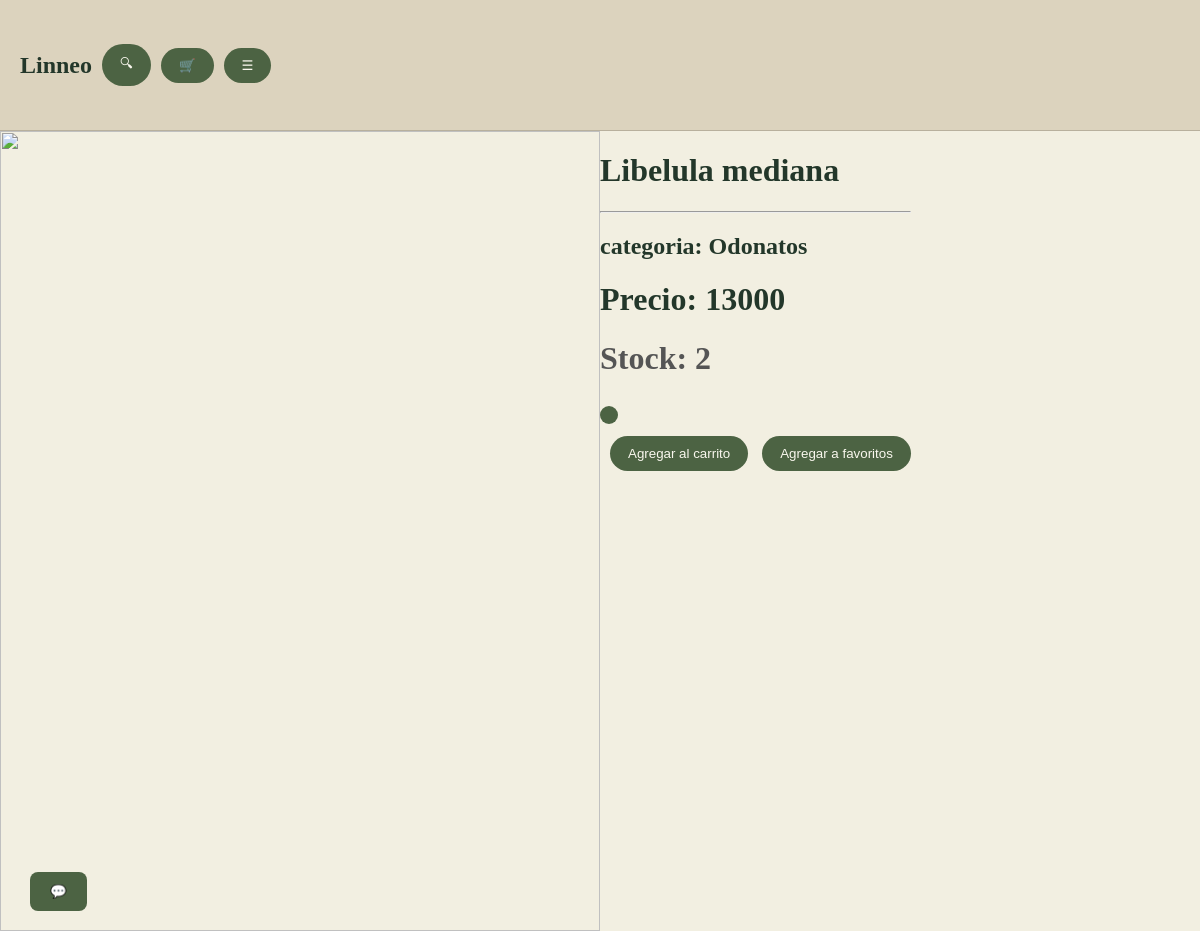
Page /producto/Libelula mediana on the committed database.
### tables this page shows
CREATE TABLE productos (
            codigo TEXT PRIMARY KEY,
            nombre TEXT NOT NULL,
            categoria TEXT NOT NULL DEFAULT '',
            precio_compra INTEGER NOT NULL DEFAULT 0 CHECK(precio_compra >= 0),
            precio_manufactura INTEGER NOT NULL DEFAULT 0 CHECK(precio_manufactura >= 0),
            precio_venta INTEGER NOT NULL CHECK(precio_venta >= 0),
            stock INTEGER NOT NULL DEFAULT 0 CHECK(stock >= 0),
            stock_minimo INTEGER NOT NULL DEFAULT 0 CHECK(stock_minimo >= 0),
            activo INTEGER NOT NULL DEFAULT 1 CHECK(activo IN (0,1)),
            creado_en TEXT NOT NULL DEFAULT CURRENT_TIMESTAMP
        );

### backend/main.py (the view)
@app.route("/producto/<path:nombre>")
def producto(nombre):
    producto = obtener_producto(nombre)
    if producto is None:
        return "Producto no encontrado", 404
    return render_template(
        "producto.html",
        producto=producto
    )

### backend/main.py (called while the page is built)
@app.after_request
def agregar_cabeceras_seguridad(response):
    response.headers["X-Content-Type-Options"] = "nosniff"
    response.headers["X-Frame-Options"] = "DENY"
    response.headers["Referrer-Policy"] = "strict-origin-when-cross-origin"
    response.headers["Permissions-Policy"] = (
        "camera=(), microphone=(), geolocation=()"
    )
    if request.path.startswith("/api/"):
        response.headers["Cache-Control"] = "no-store"
    return response

def obtener_producto(nombre):
    conexion = sqlite3.connect(BASE_DATOS)
    conexion.row_factory = sqlite3.Row
    try:
        cursor = conexion.cursor()
        cursor.execute("""
            SELECT *
            FROM productos
            WHERE nombre = ?
        """, (nombre,))
        producto = cursor.fetchone()
        if producto is None:
            return None
        return dict(producto)
    finally:
        conexion.close()

### frontend/producto.html (shortened to what this page needs)
	<!DOCTYPE html>
	<html lang="es">
	<head>
		<link rel="stylesheet" href="/css/variables.css">
	</head>
	<body>
		<header class="barra" id="barra_global">
			<h2>Linneo</h2>
			<button
				class="button"
				id="buscarbtn"
				type="button"
			>
				🔍︎
			</button>
			<button
				class="button"
				id="carritobtn"
				type="button"
			>
				🛒
			</button>
			<button
				class="button"
				id="menubtn"
				type="button"
			>
				☰
			</button>
		</header>
		<div id="producto">
			<div id="imagen_zona">
				<img
					src="{{ url_for(
								'imagenes',
								nombre_archivo=producto.nombre.replace(' ', '_') + '.jpg'
							) }}"
				>
			</div>
			<div id="informacio_producto">
				<h1>{{producto.nombre}}</h1>
				<hr>
				<h2>categoria: {{producto.categoria}}</h2>
				<div>
					<h1>Precio: {{producto.precio_venta}}</h1>
					<h1 class="producto_stock">Stock: {{producto.stock}}</h1>
					<div class="disponibilidad_favicon">
					</div>
				</div>
				<button
					class="agregar-carrito button"
					type="button"
					data-producto-nombre="{{ producto.nombre }}"
					data-producto-precio="{{ producto.precio_venta }}"
				> Agregar al carrito
				</button>
				<button
					class="agregar-favoritos button"
					type="class"
					data-producto-nombre="{{producto.nombre}}"
					data-producto-precio="{{producto.precio_venta}}"
				>Agregar a favoritos
				</button>
			</div>
		</div>
		<button id="chat_btn" class="button">💬</button>
	</body>
	</html>

### frontend/css/variables.css (style rules this page uses)
:root { --fondo: rgb(242, 239, 225); --beige: rgb(220, 211, 190); --texto: rgb(35, 55, 42); --texto-secundario: rgb(91, 101, 87); --verde-musgo: rgb(76, 99, 67); --verde-hover: rgb(49, 75, 55); --terracota: rgb(163, 99, 72); --terracota-hover: rgb(132, 76, 56); --ocre: rgb(185, 145, 70); --ocre-oscuro: rgb(143, 111, 51); --borde: rgb(184, 176, 157); --tarjeta: rgb(249, 247, 238); --precio: rgb(42, 72, 48); --footer: rgb(27, 39, 31); }
body { margin: 0; background-color: var(--fondo); color: var(--texto); font-family: "Cormorant Garamond", serif; }
#chat_btn { position: fixed; bottom: 20px; left: 20px; padding: 12px 20px; border: none; border-radius: 8px; cursor: pointer; z-index: 1000; }
.barra { background-color: var(--beige); border-bottom: 1px solid var(--borde); display: flex; align-items: center; padding: 15px 20px; }
#barra_global h2 { margin: 0; }
.button { background-color: var(--verde-musgo); color: var(--tarjeta); border: none; border-radius: 50px; padding: 10px 18px; margin-left: 10px; cursor: pointer; transition: background-color 0.2s ease, transform 0.2s ease; }
.disponibilidad_favicon { width: 18px; height: 18px; border-radius: 50%; display: inline-block; margin: 8px 0; background-color: var(--verde-musgo); }
.producto_stock { color: #555; }
#producto { display: flex; width: 100%; min-height: 100vh; }
#imagen_zona { width: 50%; display: flex; justify-content: center; align-items: center; overflow: hidden; }
#imagen_zona img { width: 100%; height: 100%; object-fit: contain; }

### rows in the picture
productos: nombre "Libelula mediana", categoria "Odonatos", precio_venta "13000", stock "2"
